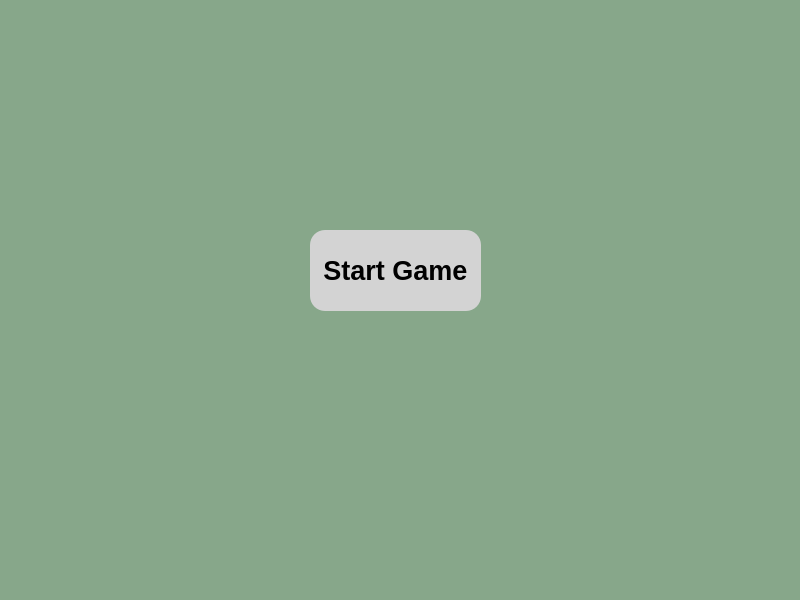
<?xml version="1.0" encoding="UTF-8"?>
<ui version="4.0">
 <class>MainWindow</class>
 <widget class="QMainWindow" name="MainWindow">
  <property name="geometry">
   <rect>
    <x>0</x>
    <y>0</y>
    <width>800</width>
    <height>600</height>
   </rect>
  </property>
  <property name="sizePolicy">
   <sizepolicy hsizetype="Preferred" vsizetype="Preferred">
    <horstretch>0</horstretch>
    <verstretch>0</verstretch>
   </sizepolicy>
  </property>
  <property name="windowTitle">
   <string>Sudoku</string>
  </property>
  <property name="styleSheet">
   <string notr="true">background-color: rgb(135, 167, 138);</string>
  </property>
  <widget class="QWidget" name="centralwidget">
   <widget class="QPushButton" name="StartGameBtn">
    <property name="geometry">
     <rect>
      <x>310</x>
      <y>230</y>
      <width>171</width>
      <height>81</height>
     </rect>
    </property>
    <property name="styleSheet">
     <string notr="true">background-color: LightGray;
color: black;
font-weight: bold;
font-size: 27px;
border-radius: 15px;</string>
    </property>
    <property name="text">
     <string>Start Game</string>
    </property>
   </widget>
  </widget>
 </widget>
 <resources/>
 <connections/>
</ui>
